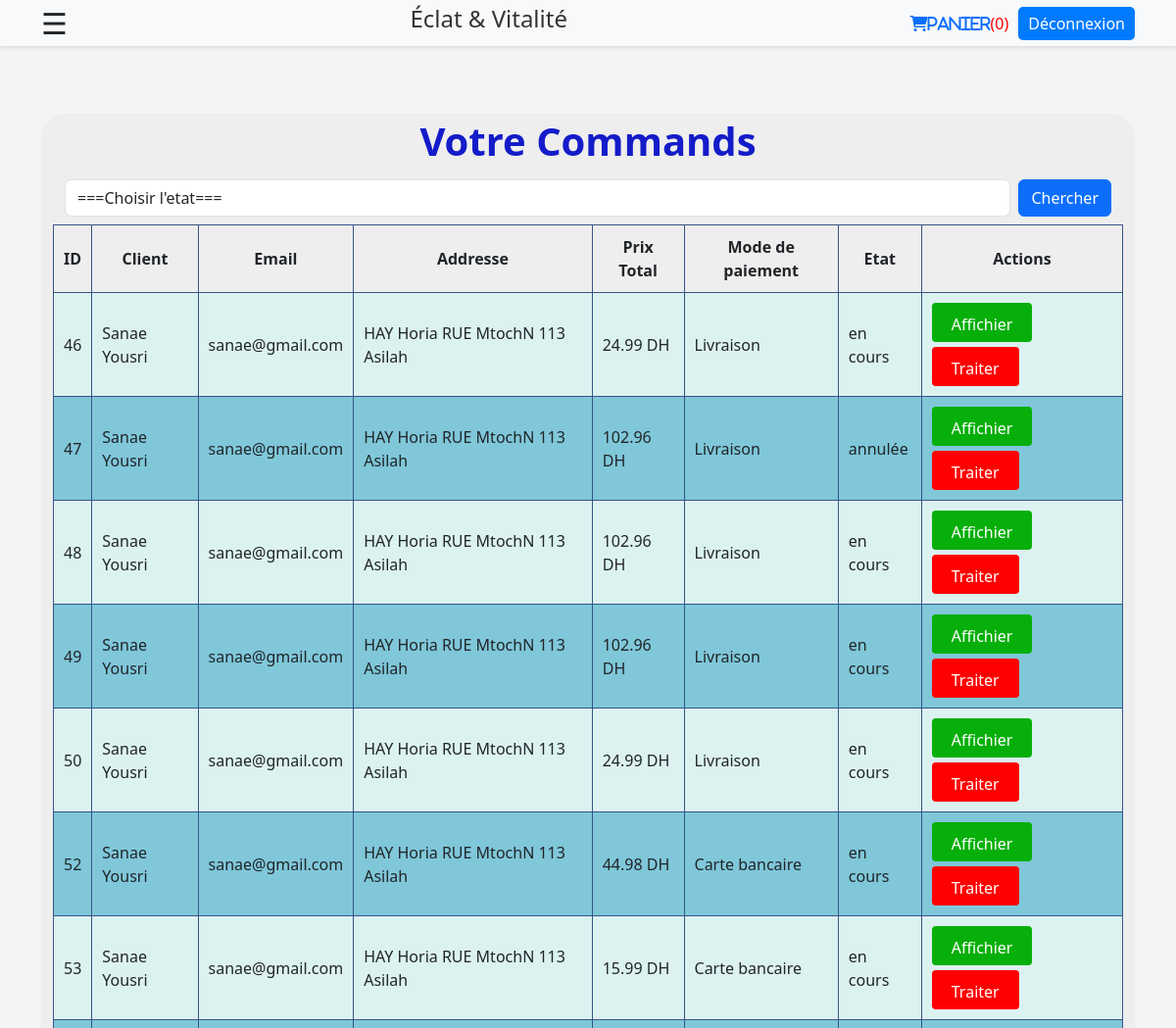
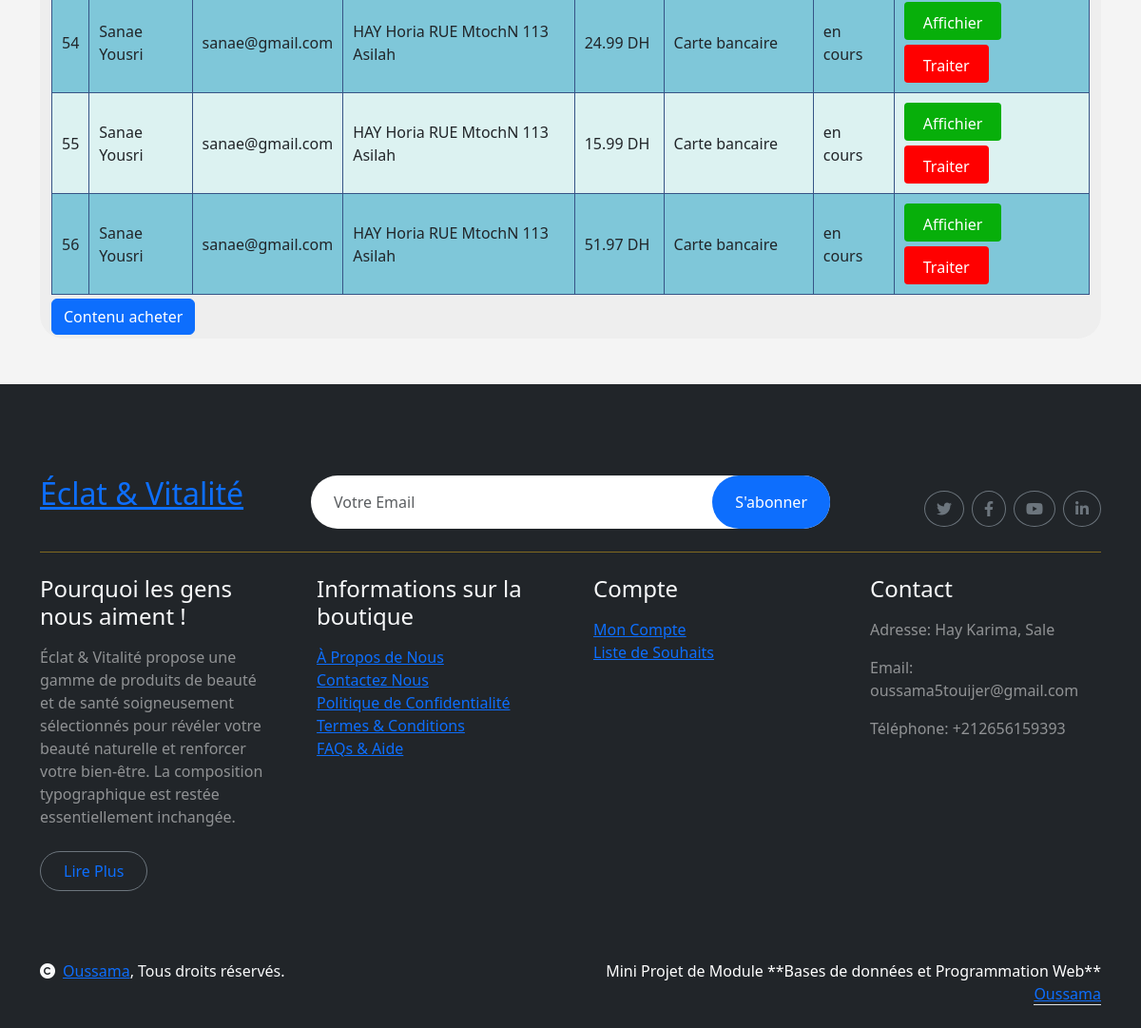
The page /client/panier/listCommands.php (signed in) on the database its author committed (2 pictures, top to bottom).
### tables this page shows
CREATE TABLE IF NOT EXISTS `panier` (
  `id` int NOT NULL AUTO_INCREMENT,
  `idClient` bigint NOT NULL,
  `total` double(100,2) NOT NULL,
  `date_modified` timestamp NULL DEFAULT CURRENT_TIMESTAMP ON UPDATE CURRENT_TIMESTAMP,
  `date_creation` timestamp NULL DEFAULT CURRENT_TIMESTAMP,
  `etat_commande` enum('en cours','en livraison','livrée','annulée','autre') DEFAULT 'en cours',
  `mode_paiement` enum('Livraison','Carte bancaire') NOT NULL DEFAULT 'Livraison',
  PRIMARY KEY (`id`),
  KEY `fk_IdUser` (`idClient`)
);

CREATE TABLE IF NOT EXISTS `users` (
  `id` bigint NOT NULL AUTO_INCREMENT,
  `nom` varchar(100) DEFAULT NULL,
  `prenom` varchar(100) DEFAULT NULL,
  `email` varchar(255) DEFAULT NULL,
  `password` varchar(255) DEFAULT NULL,
  `user_type` enum('client','admin') DEFAULT NULL,
  `telephone` varchar(20) DEFAULT NULL,
  `address` varchar(255) DEFAULT NULL,
  `ville` varchar(100) DEFAULT NULL,
  `date_creation` timestamp NULL DEFAULT CURRENT_TIMESTAMP,
  `date_modification` timestamp NULL DEFAULT CURRENT_TIMESTAMP ON UPDATE CURRENT_TIMESTAMP,
  `etat` tinyint(1) DEFAULT '0',
  PRIMARY KEY (`id`)
);

### include/functionsPanier.php (called while the page is built, shortened)
<?php
function connectToDatabase() {
    $servername = "localhost";
    $username = "root";
    $password = "";
    $DBname = "eclat_vitalite";
    try {
        $conn = new PDO("mysql:host=$servername;dbname=$DBname", $username, $password);
        $conn->setAttribute(PDO::ATTR_ERRMODE, PDO::ERRMODE_EXCEPTION);
        return $conn;
    } catch(PDOException $e) {
        echo "Échec de la connexion : " . $e->getMessage();
        exit();
    }
}
function getAllPaniers() {
    try {
        $conn = connectToDatabase();
        $requete = "SELECT p.*, u.nom,u.prenom,u.address,u.email FROM panier p INNER JOIN users u ON u.id = p.idClient";
        $resultat = $conn->query($requete);
        $paniers = $resultat->fetchAll(PDO::FETCH_ASSOC);
        return $paniers;
    } catch(PDOException $e) {
        echo "Erreur lors de l'exécution de la requête : " . $e->getMessage();
        $conn = null;
        exit();
    }
}
?>

### client/panier/listCommands.php (the view, shortened to what this page needs)
<?php
include '../../include/functionsPanier.php';
$paniers = [];
if (!empty($_POST['sPro'])) {
    $paniers = searchPaniers($_POST['sPro']);
} else {
    $paniers = getAllPaniers();
}
$page = isset($_GET['page']) ? $_GET['page'] : 1;
$paniersPerPage = 12;
$startIndex = ($page - 1) * $paniersPerPage;
$paniersToShow = array_slice($paniers, $startIndex, $paniersPerPage);
?>
<!DOCTYPE html>
<html lang="fr">
<head>
    <link rel="stylesheet" href="https://cdnjs.cloudflare.com/ajax/libs/font-awesome/6.0.0-beta3/css/all.min.css">
    <link rel="stylesheet" href="panierCss.css">
    <link href="https://cdn.jsdelivr.net/npm/bootstrap@5.3.3/dist/css/bootstrap.min.css" rel="stylesheet">
    <link href="https://getbootstrap.com/docs/5.3/assets/css/docs.css" rel="stylesheet">
</head>
<body style="background-color: #f4f4f4">
<header class="ous" >
    <div class="container d-flex justify-content-between align-items-center">
        <span style="font-size:30px;cursor:pointer" onclick="openDrawer()">&#9776;</span>
        <div class="logo-wrapper">
            <a href="index.php" style="text-align: center; text-decoration: none; color: #333; font-size: 22px;"><h4>Éclat & Vitalité</h4></a>
        </div>
        <?php
        if(isset($_SESSION['email']) && isset($_SESSION['user_type']) && $_SESSION['user_type'] == "client") {
            $nombre_articles_panier = isset($_SESSION['Nbt']) ? intval($_SESSION['Nbt']) : 0;            ?>
            <div class="user-wrapper">
                <a href="../panier/panier.php">
                    <i class="fas fa-shopping-cart">Panier</i>
                </a>
                <span style="color: red">(<?php echo $nombre_articles_panier; ?>)</span>
                <a class="logout-btn" href="../../deconnexion.php">Déconnexion</a>
            </div>
            <?php
        }
        ?>
    </div>
</header>
<div class="container mt-3" style="width: 1px; height: 96px; background-color: #f4f4f4;"></div>
<mainb style="background-color: #f4f4f4">
    <div class="container d-flex justify-content-center align-items-center" style="background-color: #f4f4f4">
        <div class="container-fluid py-1 mt-1" style="background-color: #eeeeee;border-radius:25px;">
            <h2 class="title">Votre Commands</h2>
            <div class="container mb-2">
                <form action="" method="post" class="d-flex align-items-end">
                    <select name='etat_commande' class="form-control me-2">
                        <option value='en cours'>===Choisir l'etat===</option>
                    </select>
                    <button type="submit" name="btS" class="btn btn-primary">Chercher</button>
                </form>
            </div>
            <?php
            echo '<div class="siw"> <table class="tablee" style="margin-left: auto; margin-right: auto;">
                    <thead>
                <tr>
                    <th>ID</th>
                    <th>Client</th>
                    <th>Email</th>
                    <th>Addresse</th>
                    <th>Prix Total</th>
                    <th>Mode de paiement</th>
                    <th>Etat</th>
                    <th>Actions</th>
                </tr>
                    </thead>
                    <tbody>';
            foreach ($paniersToShow as $panier) {
            if ($_SESSION['id'] == $panier['idClient']) {
                echo "<tr>
                                      <td>{$panier['id']}</td>
                                      <td>{$panier['nom']} {$panier['prenom']}</td>
                                      <td>{$panier['email']}</td>
                                      <td>{$panier['address']}</td>
                                      <td>{$panier['total']} DH</td>
                                      <td>{$panier['mode_paiement']}</td>
                                      <td>{$panier['etat_commande']}</td>
                                      <td class='action-buttons'>
                                           <a  data-bs-toggle='modal' data-bs-target='#modifierModal{$panier['id']}' ><button class='edit-button'>Affichier</button></a>
                                           <a data-bs-toggle='modal' data-bs-target='#traitModal{$panier['id']}' ><button class='delete-button'>Traiter</button></a>
                                      </td>
                         </tr>";}
            }
            echo '</tbody>';
            echo '</table>';
            echo '</div>';
            ?>
            <a href="../home/home.php" class="btn btn-primary mt-1">Contenu acheter</a>
        </div>
    </div>
</mainb>
<?php include '../../include/footer.php'; ?>
</body>
</html>

### client/panier/panierCss.css (style rules this page uses)
* { margin: 0; padding: 0; box-sizing: border-box; }
.tablee { width: 100%; border-collapse: collapse; }
.tablee th { border: 1px solid #365486; padding: 10px; text-align: center; }
.tablee td { border: 1px solid #365486; padding: 10px; text-align: match-parent; }
.tablee tbody tr:nth-child(odd) { background-color: #DCF2F1; }
.tablee tbody tr:nth-child(even) { background-color: #7FC7D9; }
.delete-button { font-size: 16px; padding: 10px 20px; height: 40px; background-color: #ff0000; color: #fff; margin-top: 5px; border: none; cursor: pointer; border-radius: 4px; transition: background-color 0.3s ease; }
.edit-button { font-size: 16px; padding: 10px 20px; height: 40px; background-color: #07af0a; color: #fff; margin-right: 5px; border: none; cursor: pointer; border-radius: 4px; transition: background-color 0.3s ease; }
header { display: flex; justify-content: space-between; align-items: center; margin-bottom: 20px; position: fixed; top: 0; width: 100%; background-color: #f8f9fa; padding: 1px 2px; box-shadow: 0 2px 4px rgba(0, 0, 0, 0.1); z-index: 100; }
.user-wrapper { display: flex; align-items: center; }
.logout-btn { margin-left: 10px; text-decoration: none; color: #fff; padding: 5px 10px; background-color: #007bff; border: none; border-radius: 5px; }
.title { display: flex; justify-content: center; color: #141cc9; font-size: 2.5rem; font-weight: bold; margin-bottom: 10px; }
.ous { display: none; position: fixed; top: 0; width: 100%; background-color: #f8f9fa; padding: 1px 2px; box-shadow: 0 2px 4px rgba(0, 0, 0, 0.1); z-index: 100; }
@media only screen and (max-width: 1200px) { header { display: none; } }
@media only screen and (max-width: 1200px) { .title { display: flex; justify-content: center; color: #141cc9; font-size: 30pt; font-weight: 900; margin-bottom: 15px; } }
@media only screen and (max-width: 1200px) { .ous { display: flex; position: fixed; top: 0; width: 100%; background-color: #f8f9fa; padding: 1px 2px; box-shadow: 0 2px 4px rgba(0, 0, 0, 0.1); z-index: 100; } }

### rows shown on the page
panier: id "46", idClient.nom "Sanae", idClient.prenom "Yousri", idClient.email "sanae@gmail.com", idClient.address "HAY Horia RUE MtochN 113 Asilah", total "24.99", mode_paiement "Livraison", etat_commande "en cours"
panier: id "47", idClient.nom "Sanae", idClient.prenom "Yousri", idClient.email "sanae@gmail.com", idClient.address "HAY Horia RUE MtochN 113 Asilah", total "102.96", mode_paiement "Livraison", etat_commande "annulée"
panier: id "48", idClient.nom "Sanae", idClient.prenom "Yousri", idClient.email "sanae@gmail.com", idClient.address "HAY Horia RUE MtochN 113 Asilah", total "102.96", mode_paiement "Livraison", etat_commande "en cours"
panier: id "49", idClient.nom "Sanae", idClient.prenom "Yousri", idClient.email "sanae@gmail.com", idClient.address "HAY Horia RUE MtochN 113 Asilah", total "102.96", mode_paiement "Livraison", etat_commande "en cours"
panier: id "50", idClient.nom "Sanae", idClient.prenom "Yousri", idClient.email "sanae@gmail.com", idClient.address "HAY Horia RUE MtochN 113 Asilah", total "24.99", mode_paiement "Livraison", etat_commande "en cours"
panier: id "52", idClient.nom "Sanae", idClient.prenom "Yousri", idClient.email "sanae@gmail.com", idClient.address "HAY Horia RUE MtochN 113 Asilah", total "44.98", mode_paiement "Carte bancaire", etat_commande "en cours"
panier: id "53", idClient.nom "Sanae", idClient.prenom "Yousri", idClient.email "sanae@gmail.com", idClient.address "HAY Horia RUE MtochN 113 Asilah", total "15.99", mode_paiement "Carte bancaire", etat_commande "en cours"
panier: id "54", idClient.nom "Sanae", idClient.prenom "Yousri", idClient.email "sanae@gmail.com", idClient.address "HAY Horia RUE MtochN 113 Asilah", total "24.99", mode_paiement "Carte bancaire", etat_commande "en cours"
panier: id "55", idClient.nom "Sanae", idClient.prenom "Yousri", idClient.email "sanae@gmail.com", idClient.address "HAY Horia RUE MtochN 113 Asilah", total "15.99", mode_paiement "Carte bancaire", etat_commande "en cours"
panier: id "56", idClient.nom "Sanae", idClient.prenom "Yousri", idClient.email "sanae@gmail.com", idClient.address "HAY Horia RUE MtochN 113 Asilah", total "51.97", mode_paiement "Carte bancaire", etat_commande "en cours"

### other values the page prints
$nombre_articles_panier "0"
